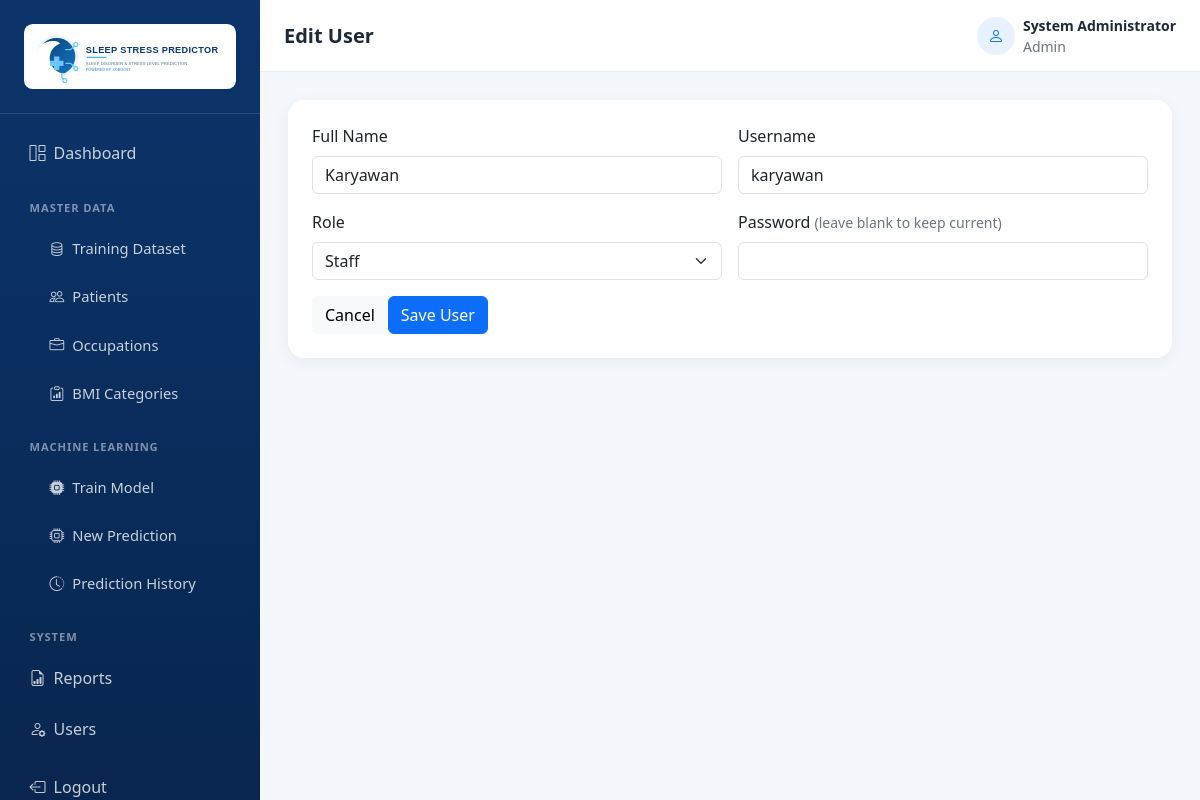
The page /users/2/edit (signed in) on the database its author committed.
### models/database.py (models this page shows)
class User(UserMixin, db.Model):
    __tablename__ = "users"
    id = db.Column(db.Integer, primary_key=True)
    full_name = db.Column(db.String(120), nullable=False)
    username = db.Column(db.String(80), nullable=False, unique=True, index=True)
    password_hash = db.Column(db.String(256), nullable=False)
    role = db.Column(db.String(20), nullable=False, default="Admin")
    created_at = db.Column(db.DateTime, nullable=False, default=jakarta_now)

### routes/users.py (the view, shortened to what this page needs)
@users_bp.route("/<int:user_id>/edit", methods=["GET", "POST"])
@admin_required
def edit(user_id):
    user = db.get_or_404(User, user_id)
    return render_template("users/form.html", user=user)

### app.py (called while the page is built)
@login_manager.user_loader
def load_user(user_id):
    return db.session.get(User, int(user_id))

### utils/access.py (called while the page is built)
def admin_required(view):
    @wraps(view)
    @login_required
    def wrapped_view(*args, **kwargs):
        if current_user.role != "Admin":
            abort(403)
        return view(*args, **kwargs)
    return wrapped_view

### templates/users/form.html (shortened to what this page needs)
{% extends "base.html" %}
{% block page_title %}{{ 'Edit User' if user else 'Add User' }}{% endblock %}
{% block content %}
<div class="card border-0 dashboard-card"><div class="card-body p-4"><form method="post" class="row g-3"><div class="col-md-6"><label class="form-label">Full Name</label><input class="form-control" name="full_name" required value="{{ request.form.get('full_name', user.full_name if user else '') }}"></div><div class="col-md-6"><label class="form-label">Username</label><input class="form-control" name="username" required value="{{ request.form.get('username', user.username if user else '') }}"></div><div class="col-md-6"><label class="form-label">Role</label><select class="form-select" name="role"><option value="Admin" {% if request.form.get('role', user.role if user else '') == 'Admin' %}selected{% endif %}>Admin</option><option value="Staff" {% if request.form.get('role', user.role if user else 'Staff') == 'Staff' %}selected{% endif %}>Staff</option></select></div><div class="col-md-6"><label class="form-label">Password {% if user %}<small class="text-secondary">(leave blank to keep current)</small>{% endif %}</label><input class="form-control" type="password" name="password" {% if not user %}required{% endif %}></div><div class="col-12"><a href="{{ url_for('users.index') }}" class="btn btn-light">Cancel</a><button type="submit" class="btn btn-primary">Save User</button></div></form></div></div>
{% endblock %}

### templates/base.html (shortened to what this page needs)
<!DOCTYPE html>
<html lang="id">
<head>
  <link href="https://cdn.jsdelivr.net/npm/bootstrap@5.3.0/dist/css/bootstrap.min.css" rel="stylesheet">
  <link rel="stylesheet" href="https://cdn.jsdelivr.net/npm/bootstrap-icons@1.11.1/font/bootstrap-icons.css">
  <link rel="stylesheet" href="https://cdn.datatables.net/1.13.8/css/dataTables.bootstrap5.min.css">
  <link rel="stylesheet" href="{{ url_for('static', filename='css/dashboard.css') }}">
</head>
<body class="dashboard-body">
  <aside class="app-sidebar">
    <a class="sidebar-brand" href="{{ url_for('system.dashboard') }}"><img src="{{ url_for('static', filename='img/logo.svg') }}" alt="Sleep Stress Predictor" class="sidebar-logo"></a>
    <nav class="sidebar-nav nav flex-column">
      <a class="nav-link {% if request.endpoint == 'system.dashboard' %}active{% endif %}" href="{{ url_for('system.dashboard') }}"><i class="bi bi-grid-1x2 me-2"></i>Dashboard</a>
      <div class="nav-label">Master Data</div><div class="submenu">
        <a class="nav-link" href="{{ url_for('training_dataset.index') }}"><i class="bi bi-database me-2"></i>Training Dataset</a>
        <a class="nav-link" href="{{ url_for('master_data.patients') }}"><i class="bi bi-people me-2"></i>Patients</a>
        <a class="nav-link" href="{{ url_for('master_data.occupations') }}"><i class="bi bi-briefcase me-2"></i>Occupations</a>
        <a class="nav-link" href="{{ url_for('master_data.bmi_categories') }}"><i class="bi bi-clipboard-data me-2"></i>BMI Categories</a>
      </div>
      <div class="nav-label">Machine Learning</div><div class="submenu">
        <a class="nav-link" href="{{ url_for('train') }}"><i class="bi bi-cpu-fill me-2"></i>Train Model</a>
        <a class="nav-link" href="{{ url_for('prediction.new_prediction') }}"><i class="bi bi-cpu me-2"></i>New Prediction</a>
        <a class="nav-link" href="{{ url_for('prediction.history') }}"><i class="bi bi-clock-history me-2"></i>Prediction History</a>
      </div>
      <div class="nav-label">System</div>
      <a class="nav-link" href="{{ url_for('reports.index') }}"><i class="bi bi-file-earmark-bar-graph me-2"></i>Reports</a>
      {% if current_user.role == 'Admin' %}<a class="nav-link" href="{{ url_for('users.index') }}"><i class="bi bi-person-gear me-2"></i>Users</a>{% endif %}
      <form method="post" action="{{ url_for('auth.logout') }}" class="mt-2"><button class="sidebar-logout" type="submit"><i class="bi bi-box-arrow-left me-2"></i>Logout</button></form>
    </nav>
  </aside>
  <main class="app-main">
    <header class="app-topbar d-flex justify-content-between align-items-center px-4">
      <div><h5 class="mb-0 fw-bold">{% block page_title %}Sleep Stress Predictor{% endblock %}</h5><small class="text-secondary">{% block page_subtitle %}{% endblock %}</small></div>
      <div class="d-flex align-items-center gap-2"><span class="user-avatar"><i class="bi bi-person"></i></span><div class="small"><strong class="d-block">{{ current_user.full_name }}</strong><span class="text-secondary">{{ current_user.role }}</span></div></div>
    </header>
    <section class="page-content">
      {% block content %}{% endblock %}
    </section>
  </main>
</body>
</html>

### static/css/dashboard.css (style rules this page uses)
:root { --sidebar-width: 260px; --brand-blue: #0d6efd; }
body.dashboard-body { background: #f4f7fb; color: #1f2937; }
.app-sidebar { background: linear-gradient(180deg, #0c346b 0%, #08264f 100%); min-height: 100vh; position: fixed; inset: 0 auto 0 0; width: var(--sidebar-width); z-index: 1040; }
.sidebar-brand { color: #fff; font-weight: 700; font-size: 1.2rem; text-decoration: none; display: block; padding: 1.5rem; border-bottom: 1px solid rgba(255,255,255,.12); }
.sidebar-logo { background: #fff; border-radius: .55rem; display: block; height: auto; padding: .35rem; width: 100%; }
.sidebar-nav { padding: 1rem; }
.sidebar-nav .nav-link { color: rgba(255,255,255,.78); border-radius: .6rem; padding: .72rem .85rem; margin-bottom: .2rem; font-weight: 500; }
.sidebar-nav .nav-label { color: rgba(255,255,255,.48); font-size: .7rem; font-weight: 700; letter-spacing: .08em; margin: 1.25rem .85rem .55rem; text-transform: uppercase; }
.sidebar-nav .submenu .nav-link { font-size: .92rem; padding-left: 2.1rem; }
.sidebar-logout { background: transparent; border: 0; color: rgba(255,255,255,.78); padding: .72rem .85rem; text-align: left; width: 100%; }
.app-main { margin-left: var(--sidebar-width); min-height: 100vh; }
.app-topbar { background: #fff; border-bottom: 1px solid #e7edf5; min-height: 72px; }
.page-content { padding: 1.75rem; }
.dashboard-card { border-radius: 1rem; box-shadow: 0 .25rem 1rem rgba(31,41,55,.06); }
.user-avatar { background: #e8f1ff; border-radius: 50%; color: var(--brand-blue); display: inline-flex; height: 38px; align-items: center; justify-content: center; width: 38px; }

### rows shown on the page
User: full_name "System Administrator", role "Admin"
User: full_name "Karyawan", username "karyawan", role "Staff"

### other values the page prints
{{ 'Edit User' if user else 'Add User' }} "Edit User"
